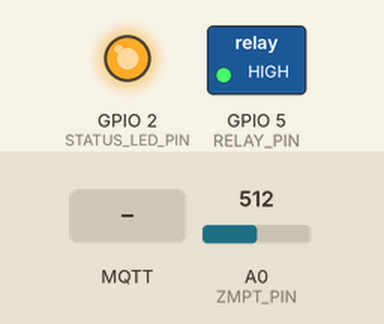
Recording of a sketch running on a simulated ESP8266 (NodeMCU). Shown: switched loads named in the sketch (green lamp = pin HIGH), output pins drawn as LEDs (lit = HIGH). The inputs (shaded band) are chosen by the test bench; at power-on: A0 (ZMPT_PIN) = 512. WiFi joins after 1.5 s; servers stay silent unless stated; no MQTT or app messages arrive unless stated; what the sketch prints to the serial monitor is not drawn.

Above: at 6.7 s.
6.8 s: MQTT message "OFF" arrives on the first subscribed topic
At 8.0 s:
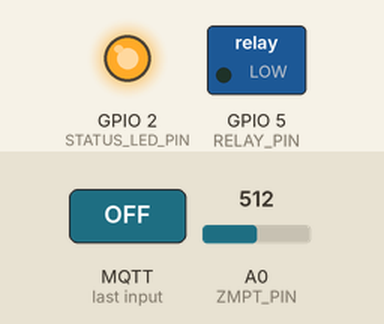
8.3 s: MQTT message "on" arrives on the first subscribed topic
At 9.2 s:
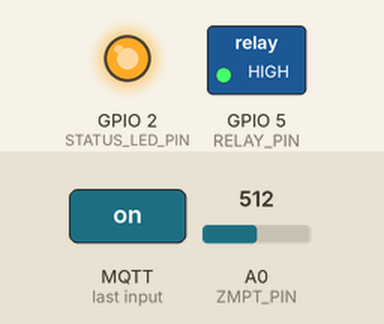
Timing chart, 0 to 10.8 s (numbered marks = the images above; inputs shaded):
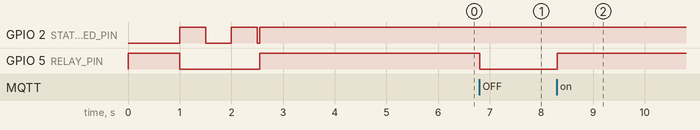

Measured:
- after the input at 6.8 s, GPIO 5 (RELAY_PIN): HIGH → LOW at once
- after the input at 8.3 s, GPIO 5 (RELAY_PIN): LOW → HIGH at once

The sketch:

grid_monitor.ino
```cpp
/**
  HomeGuard Grid Monitor for ESP8266 + ZMPT101B
  Parametrized version for easy configuration via Arduino IDE or arduino-cli

  CONFIGURATION:
  - Set parameters below as #define or const values before uploading.
  - You can use "Tools > Define Symbols" in Arduino IDE or --build-property in arduino-cli for automation.

  Hardware connections:
  - ZMPT101B VCC -> 3.3V
  - ZMPT101B GND -> GND
  - ZMPT101B OUT -> Analog Pin (A0)
  - RELÉ -> GPIO4

  MQTT Interaction Examples (using mosquitto):
  # Monitor grid status:
  mosquitto_sub -h 192.168.1.102 -u homeguard -P pu2clr123456 -t "home/grid/GRID_MONITOR/status" -v

  # Monitor device info:
  mosquitto_sub -h 192.168.1.102 -u homeguard -P pu2clr123456 -t "home/grid/GRID_MONITOR/info" -v

  # Command relay ON:
  mosquitto_pub -h 192.168.1.102 -u homeguard -P pu2clr123456 -t "home/grid/GRID_MONITOR/command" -m "ON"

  # Command relay OFF:
  mosquitto_pub -h 192.168.1.102 -u homeguard -P pu2clr123456 -t "home/grid/ESP8266_GRID_MONITOR/command" -m "OFF"

  # Return relay to automatic mode:
  mosquitto_pub -h 192.168.1.102 -u homeguard -P pu2clr123456 -t "home/grid/ESP8266_GRID_MONITOR/command" -m "AUTO"
*/

/*
 * HomeGuard Grid Monitor - ESP8266
 *
 * IMPORTANTE: Acionamento de Relé com Transistor NPN
 * -------------------------------------------------
 * O ESP8266 opera com GPIOs de 3.3V e baixa corrente, enquanto a maioria dos módulos relé espera sinal de 5V e consome mais corrente do que o pino pode fornecer.
 * Para acionar o relé de forma segura e confiável, utilize um transistor NPN (ex: 2N2222, BC547, BC337) como driver:
 *
 *   GPIO5 ----[1kΩ]----|>B   2N2222/BC547 NPN
 *                     |      (ou similar)
 *                    C|----- IN do módulo relé
 *                     |
 *                    E|
 *                     |
 *                   GND (comum ao ESP e ao relé)
 *
 * O VCC do relé deve ser 5V e o GND do relé deve ser comum ao ESP.
 * NÃO acione o relé diretamente do GPIO!
 *
 * Veja detalhes em RELAY_DRIVER_NPN.md
 */

// ======== User Parameters (Edit these for your device) ========

#define DEVICE_ID        "GRID_MONITOR"   // Unique device ID
#define DEVICE_NAME      "Monitor Rede"   // Device display name
#define DEVICE_LOCATION  "Home"         // Location name

// Device local IP
#define LOCAL_IP_1       192
#define LOCAL_IP_2       168
#define LOCAL_IP_3       1
#define LOCAL_IP_4       90

// Network Getway IP
#define GATEWAY_1        192
#define GATEWAY_2        168
#define GATEWAY_3        1
#define GATEWAY_4        1

// Network Subnet IP
#define SUBNET_1         255
#define SUBNET_2         255
#define SUBNET_3         255
#define SUBNET_4         0

// Broker Configuration
#define MQTT_SERVER      "192.168.1.102"         // MQTT broker IP
#define MQTT_PORT        1883                     // MQTT broker port
#define MQTT_USER        "homeguard"              // MQTT username
#define MQTT_PASS        "pu2clr123456"           // MQTT password

// WIFI Configuration
#define WIFI_SSID        "Homeguard"              // WiFi SSID
#define WIFI_PASS        "pu2clr123456"          // WiFi password


#define ZMPT_PIN         A0                        // Analog pin for ZMPT101B
#define RELAY_PIN        5                         // GPIO5 for relay control
#define STATUS_LED_PIN   LED_BUILTIN               // Built-in LED for status indication
#define GRID_THRESHOLD   950                       // Threshold for grid detection (adjust experimentally)

#include <ESP8266WiFi.h>
#include <PubSubClient.h>

// ======== Network Configuration ========
IPAddress local_IP(LOCAL_IP_1, LOCAL_IP_2, LOCAL_IP_3, LOCAL_IP_4);
IPAddress gateway(GATEWAY_1, GATEWAY_2, GATEWAY_3, GATEWAY_4);
IPAddress subnet(SUBNET_1, SUBNET_2, SUBNET_3, SUBNET_4);

// ======== MQTT Broker Configuration ========
const char* mqtt_server = MQTT_SERVER;
const int   mqtt_port   = MQTT_PORT;
const char* mqtt_user   = MQTT_USER;
const char* mqtt_pass   = MQTT_PASS;

// ======== Device Info ========
const char* DEVICE_ID_STR = DEVICE_ID;
const char* DEVICE_NAME_STR = DEVICE_NAME;
const char* DEVICE_LOCATION_STR = DEVICE_LOCATION;

// ======== Wi-Fi Network Configuration ========
const char* ssid = WIFI_SSID;
const char* password = WIFI_PASS;

WiFiClient espClient;
PubSubClient client(espClient);

// ======== MQTT Topics ========
String TOPIC_GRID_STATUS = String("home/grid/") + DEVICE_ID_STR + "/status";
String TOPIC_INFO        = String("home/grid/") + DEVICE_ID_STR + "/info";

// ======== State Variables ========
bool gridOnline = false;
bool lastGridOnline = false;
unsigned long lastHeartbeat = 0;
unsigned long lastReading = 0;
unsigned long lastDataSend = 0;
int failedReadings = 0;
bool relayManualOverride = false; // Se true, ignora controle automático
bool relayManualState = false;    // Estado desejado do relé via comando
int sensorValue;

// Timing intervals
const unsigned long READING_INTERVAL = 10000;     // 10 seconds
const unsigned long HEARTBEAT_INTERVAL = 60000;   // 1 minute
const unsigned long DATA_SEND_INTERVAL = 10000;   // 10 seconds

// ======== Device Status ========
struct DeviceStatus {
  bool online;
  bool grid_ok;
  int rssi;
  unsigned long uptime;
  int failed_readings;
  bool last_grid_online;
  unsigned long last_reading_time;
} device_status;


// ======== Send grid status to MQTT ========
void sendGridStatus(bool forceUpdate = false) {
  if (!client.connected() || !device_status.grid_ok) {
    return;
  }
  bool statusChanged = gridOnline != lastGridOnline;
  bool timeToSend = (millis() - lastDataSend) >= DATA_SEND_INTERVAL;
  if (forceUpdate || statusChanged || timeToSend) {
    String statusPayload = "{";
    statusPayload += "\"device_id\":\"" + String(DEVICE_ID_STR) + "\",";
    statusPayload += "\"device_name\":\"" + String(DEVICE_NAME_STR) + "\",";
    statusPayload += "\"location\":\"" + String(DEVICE_LOCATION_STR) + "\",";
    statusPayload += "\"sensor_type\":\"ZMPT101B\",";
    statusPayload += "\"grid_status\":\"" + String(gridOnline ? "online" : "offline") + "\",";
    statusPayload += "\"sensor_value\":" + String(sensorValue) + ",";
    statusPayload += "\"ligth_status\":\"" + String( (gridOnline )? "ON" : "OFF" ) + "\",";
    statusPayload += "\"rssi\":" + String(WiFi.RSSI()) + ",";
    statusPayload += "\"uptime\":" + String(millis()) + ",";
    statusPayload += "\"timestamp\":\"" + String(millis()) + "\"";
    statusPayload += "}";
    client.publish(TOPIC_GRID_STATUS.c_str(), statusPayload.c_str(), true);
    lastGridOnline = gridOnline;
    lastDataSend = millis();
    Serial.printf("Status da rede enviado via MQTT: %s\n", gridOnline ? "ONLINE" : "OFFLINE");
  }
}

// ======== Send device information ========
void sendDeviceInfo() {
  String info = "{";
  info += "\"device_id\":\"" + String(DEVICE_ID_STR) + "\",";
  info += "\"device_name\":\"" + String(DEVICE_NAME_STR) + "\",";
  info += "\"location\":\"" + String(DEVICE_LOCATION_STR) + "\",";
  info += "\"sensor_type\":\"ZMPT101B\",";
  info += "\"ip\":\"" + WiFi.localIP().toString() + "\",";
  info += "\"rssi\":" + String(WiFi.RSSI()) + ",";
  info += "\"uptime\":" + String(millis()) + ",";
  info += "\"grid_status\":\"" + String(gridOnline ? "online" : "offline") + "\",";
  info += "\"sensor_value\":" + String(sensorValue) + ",";
  info += "\"ligth_status\":\"" + String( (gridOnline)? "ON" : "OFF" ) + "\",";
  info += "\"failed_readings\":" + String(device_status.failed_readings) + ",";
  info += "\"firmware\":\"HomeGuard_GRID_v1.0\"";
  info += "}";
  client.publish(TOPIC_INFO.c_str(), info.c_str(), true);
}

// ======== Read ZMPT101B sensor ========
void readGridSensor() {
  const int NUM_SAMPLES = 20;           // Número de amostras
  const int SAMPLE_DELAY_MS = 2;        // Intervalo entre amostras (ms)
  int maxValue = 0;
  for (int i = 0; i < NUM_SAMPLES; i++) {
    int val = analogRead(ZMPT_PIN);
    if (val > maxValue) maxValue = val;
    delay(SAMPLE_DELAY_MS);
  }
  int sensorValue = maxValue;
  bool previousGridOnline = gridOnline;
  gridOnline = sensorValue > GRID_THRESHOLD;
  if (sensorValue < 0) {
    failedReadings++;
    device_status.grid_ok = false;
    Serial.println("Erro ao ler ZMPT101B!");
  } else {
    failedReadings = 0;
    device_status.grid_ok = gridOnline;
    device_status.last_grid_online = gridOnline;
    device_status.last_reading_time = millis();
    // Controle do relé: automático (falta de energia) ou manual (override)
    if (relayManualOverride) {
      digitalWrite(RELAY_PIN, relayManualState ? HIGH : LOW);
      Serial.printf("Relay manual mode: %s (GPIO%d = %s)\n", relayManualState ? "ON" : "OFF", RELAY_PIN, relayManualState ? "HIGH" : "LOW");
    } else {
      digitalWrite(RELAY_PIN, gridOnline ? LOW : HIGH); // HIGH aciona relé (luz emergência)
      Serial.printf("Relay auto mode: Grid %s -> Relay %s (GPIO%d = %s)\n", gridOnline ? "ONLINE" : "OFFLINE", gridOnline ? "OFF" : "ON", RELAY_PIN, gridOnline ? "LOW" : "HIGH");
    }
    Serial.printf("Grid: %s (Valor: %d)\n", gridOnline ? "ONLINE" : "OFFLINE", sensorValue);
    // Enviar status imediatamente ao detectar falta de energia
    if (!previousGridOnline && gridOnline) {
      sendDeviceInfo();
      Serial.println("Status enviado: Falta de energia detectada!");
    }
  }
  device_status.failed_readings = failedReadings;
  lastReading = millis();
}


// ======== Process MQTT commands ========
void callback(char* topic, byte* payload, unsigned int length) {
  (void)topic; // Suppress unused parameter warning

  // Serial.println("Teste: ");
  // Serial.println(topic);
  // Serial.println((char *) payload);

  String command;
  for (unsigned int i = 0; i < length; i++) {
    command += (char)payload[i];
  }
  command.trim();
  if (command.equalsIgnoreCase("STATUS")) {
    sendGridStatus(true);
    sendDeviceInfo();
  }
  else if (command.equalsIgnoreCase("READ")) {
    readGridSensor();
    sendGridStatus(true);
  }
  else if (command.equalsIgnoreCase("INFO")) {
    sendDeviceInfo();
  }
  else if (command.equalsIgnoreCase("ON")) {
    relayManualOverride = true;
    relayManualState = true;
    digitalWrite(RELAY_PIN, HIGH);
    Serial.printf("MQTT Command ON: GPIO%d set to HIGH\n", RELAY_PIN);
  }
  else if (command.equalsIgnoreCase("OFF")) {
    relayManualOverride = true;
    relayManualState = false;
    digitalWrite(RELAY_PIN, LOW);
    Serial.printf("MQTT Command OFF: GPIO%d set to LOW\n", RELAY_PIN);
  }
  else if (command.equalsIgnoreCase("AUTO")) {
    relayManualOverride = false;
    Serial.println("Comando remoto: AUTO (controle automático)");
    // O controle volta a ser feito pelo sensor
    readGridSensor();
  }
}

// ======== Reconnect to MQTT ========
void reconnect() {
  int attempts = 0;
  while (!client.connected() && attempts < 3) {
    String clientId = "HomeGuard_" + String(DEVICE_ID_STR);
    if (client.connect(clientId.c_str(), mqtt_user, mqtt_pass)) {
      String commandTopic = "home/grid/" + String(DEVICE_ID_STR) + "/command";
      client.subscribe(commandTopic.c_str());
      sendDeviceInfo();
      sendGridStatus(true);
      device_status.online = true;
      device_status.rssi = WiFi.RSSI();
      device_status.uptime = millis();
      Serial.println("MQTT conectado!");
      break;
    } else {
      attempts++;
      Serial.printf("Falha na conexão MQTT, tentativa %d/3\n", attempts);
      delay(2000 * attempts);
    }
  }
}

// ======== Setup function ========
void setup() {
  Serial.begin(115200);
  Serial.println("ESP8266 Grid Monitor iniciando...");

  // Configure pins
  pinMode(RELAY_PIN, OUTPUT);
  pinMode(STATUS_LED_PIN, OUTPUT);

  digitalWrite(RELAY_PIN, LOW);  // Relé ligado inicialmente (grid ainda não verificada)
  Serial.printf("Relay initialized on GPIO%d: %s\n", RELAY_PIN, "ON (LOW)");
  digitalWrite(RELAY_PIN, HIGH);
  delay(1000);
  digitalWrite(RELAY_PIN, LOW);


  digitalWrite(STATUS_LED_PIN, HIGH); // LED off initially (inverted logic)

  device_status.online = false;
  device_status.grid_ok = false;
  device_status.failed_readings = 0;
  device_status.last_grid_online = false;
  device_status.last_reading_time = 0;
  WiFi.config(local_IP, gateway, subnet);
  WiFi.begin(ssid, password);
  Serial.print("Conectando ao WiFi");
  int wifi_attempts = 0;
  while (WiFi.status() != WL_CONNECTED && wifi_attempts < 20) {
    delay(500);
    Serial.print(".");
    wifi_attempts++;
    digitalWrite(STATUS_LED_PIN, !digitalRead(STATUS_LED_PIN));
  }
  if (WiFi.status() == WL_CONNECTED) {
    Serial.println();
    Serial.printf("WiFi conectado! IP: %s\n", WiFi.localIP().toString().c_str());
    client.setServer(mqtt_server, mqtt_port);
    client.setCallback(callback);
    readGridSensor();
    digitalWrite(STATUS_LED_PIN, gridOnline ? LOW : HIGH); // LED_BUILTIN is inverted (LOW = ON)
  } else {
    Serial.println("Falha na conexão WiFi!");
  }
}

// ======== Main loop ========
void loop() {
  unsigned long currentTime = millis();
  if (!client.connected()) {
    device_status.online = false;
    reconnect();
  }
  client.loop();
  if (currentTime - lastReading >= READING_INTERVAL) {
    readGridSensor();
  }
  if (device_status.grid_ok) {
    sendGridStatus();
  }
  if (currentTime - lastHeartbeat >= HEARTBEAT_INTERVAL) {
    if (client.connected()) {
      sendDeviceInfo();
      device_status.rssi = WiFi.RSSI();
      device_status.uptime = currentTime;
    }
    lastHeartbeat = currentTime;
  }
  if (failedReadings > 10) {
    digitalWrite(STATUS_LED_PIN, HIGH); // LED_BUILTIN OFF when too many failures
  }
  delay(100);
}
```
